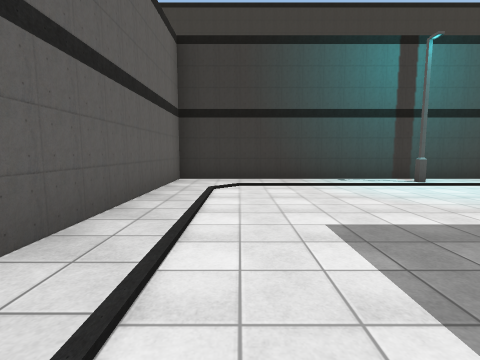
view 1 (above)

24 first-person views from a walk through a 3-D level made in the Unity game engine. The camera is 1.4 m above the floor, tilts 6° down and sees 85° across. The floor is counted in squares, 2 m on a side. Each view is taken from the middle of a square. On the plan, view 1 faces up. The plan holds only what a view shows up to about 9 squares ahead; the rest is blank. The place goes on beyond the plan. Some surface patterns are stand-ins.

view 2
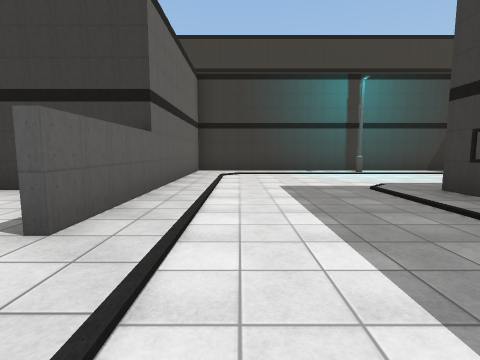

view 3
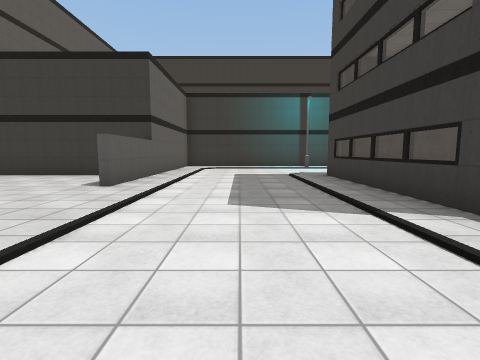

view 4
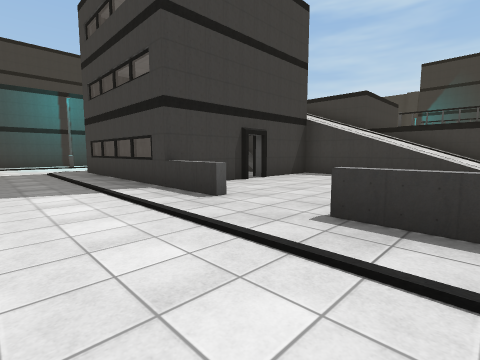

view 5
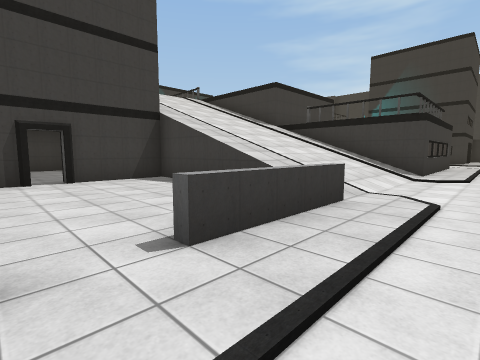

view 6
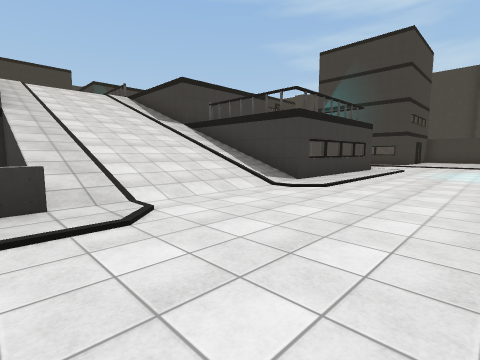

view 7
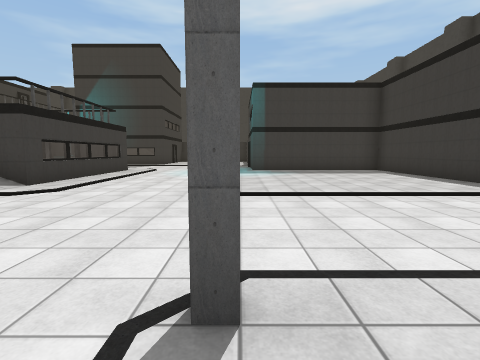

view 8
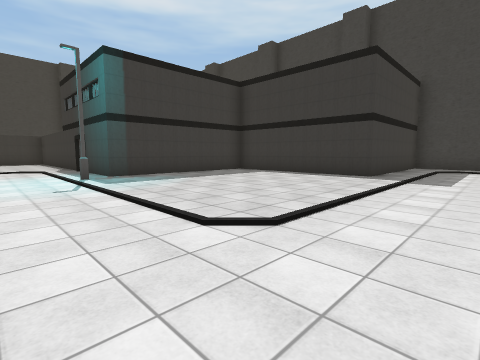

view 9
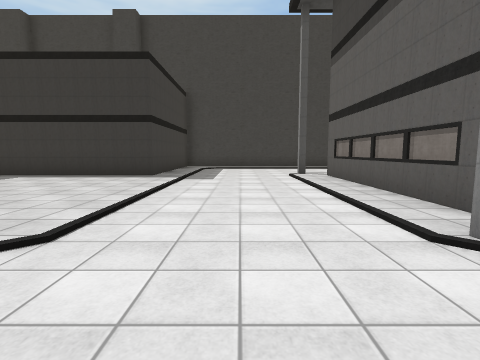

view 10
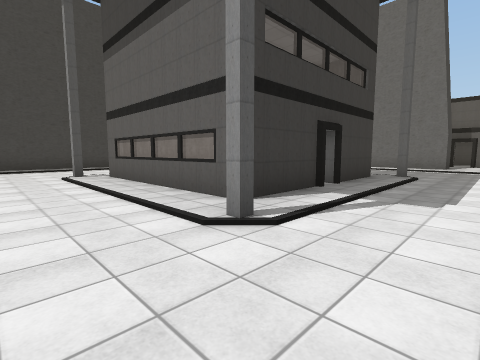

view 11
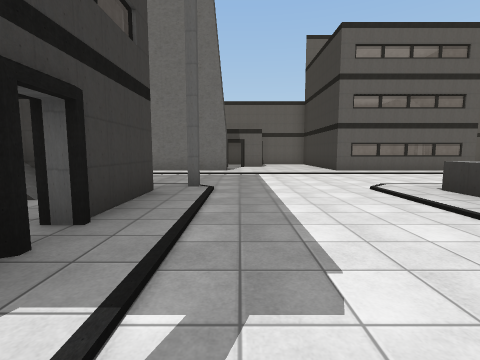

view 12
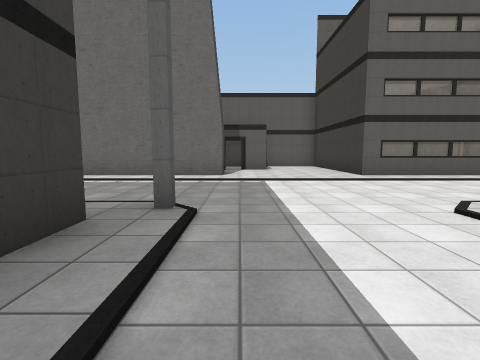

view 13
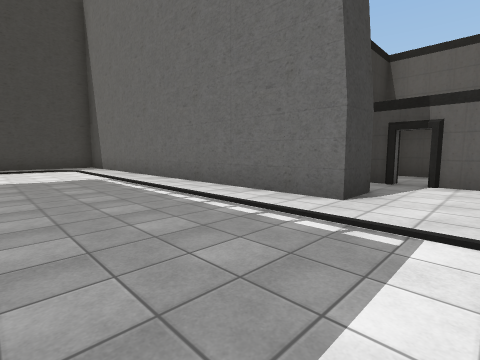

view 14
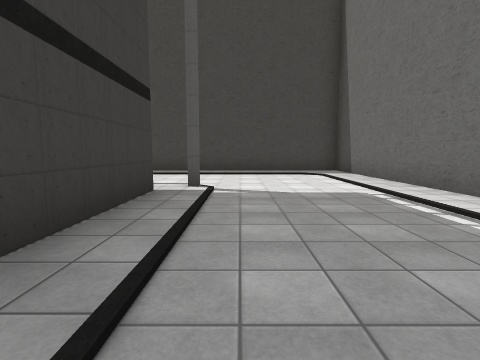

view 15
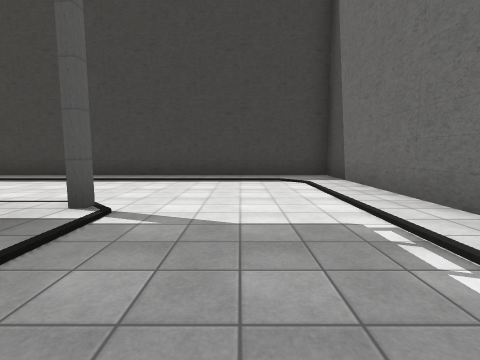

view 16
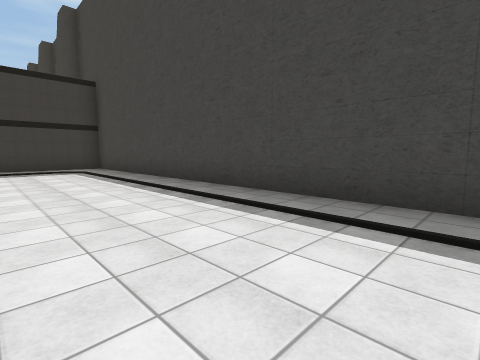

view 17
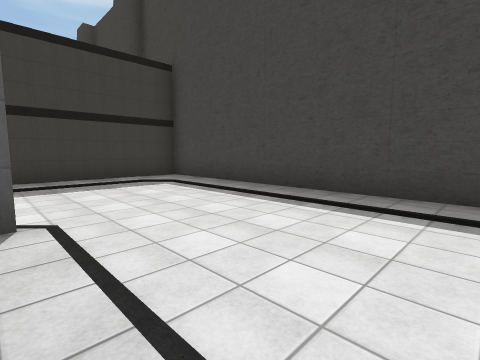

view 18
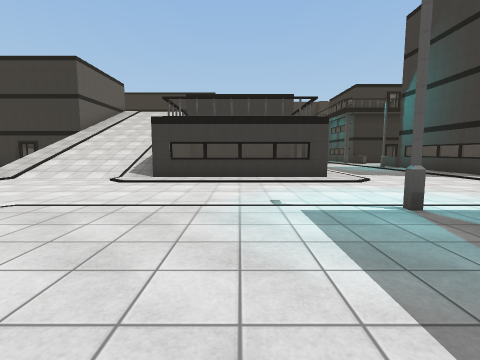

view 19
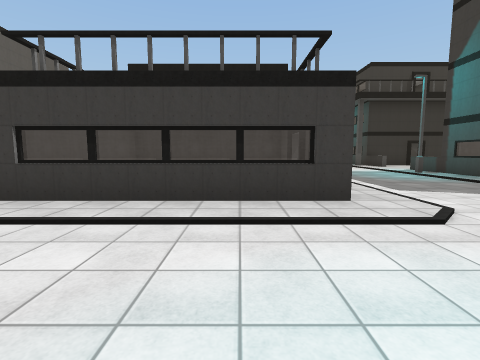

view 20
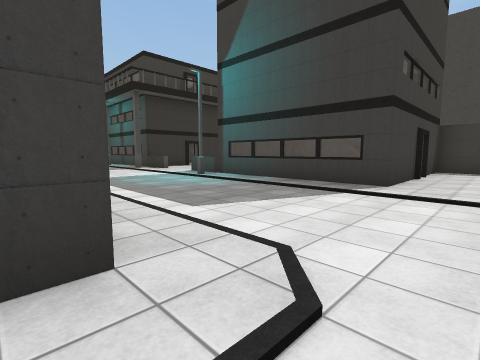

view 21
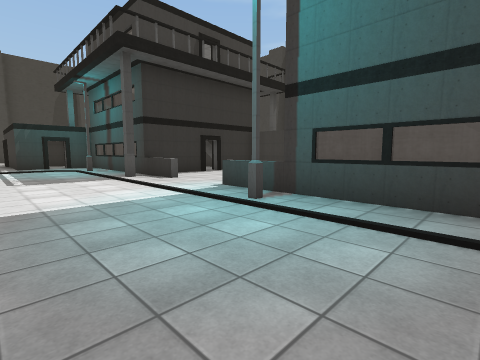

view 22
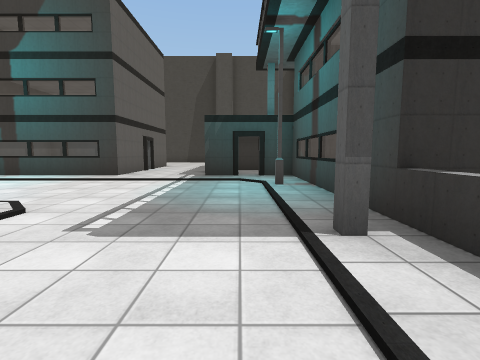

view 23
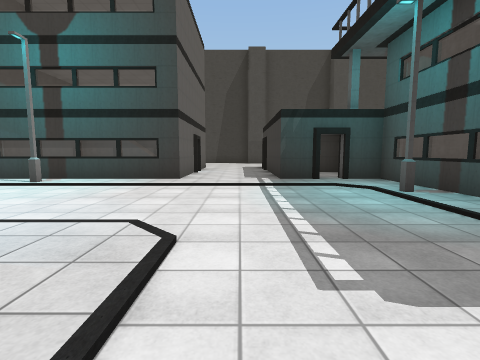

view 24
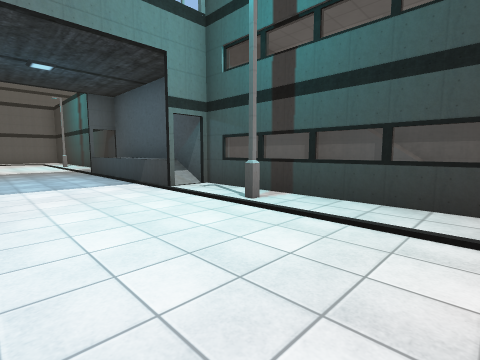

### Floor plan
Key: @ floor where view 1 was taken; # wall or solid block; . main floor; : floor 1 m higher than the main floor; / step, stairs or slope; = window, fence, low wall or low ledge; ^ raised ledge; S streetlight.
Columns run from 5 left of view 1 to 24 right of it. Each row starts with its distance up from view 1.
 11                    #####
 10                   #
  9                   #     ..# #
  8                   #    #..# #
  7    #########  ##########..###
  6    #.....S..  /:::/.S....... #
  5    #.........................#
  4    #........................S#
  3    #.......  ................#
  2 ####......             .....##
  1 ...#.....####           ....#.
  0 ...#.@...# .. =          .....
 -1  ........# .. //         .....
 -2   .......# .  ///        .....
 -3    ......##.##////       ....^
 -4     .....^..../////      ...S#
 -5    #........../////#     ....#
 -6    #......... /////#    .....#
 -7    #......... /////#   #.....#
 -8   ##.....^..^^/////#####.....#
 -9   ............................
-10   ............................
-11  #.........................
-12  #.........................
-13  #.#....#.....#........S..#
-14    #.....##.##..........#
-15    #.....#.  #..........
-16    #.....#   #..........
-17    #.....#   #.........
-18    #.... #####..... ####
-19    #...... ..#.....#
-20    #...............#
-21    #...............#
-22    #...............#
-23    #...............#
-24    #################

Positions as (right, up) in squares from view 1, and headings:
1: (0, 0), facing up
2: (0, -3), facing up
3: (1, -6), facing up
4: (1, -8), facing up-right
5: (5, -10), facing up-right
6: (8, -12), facing up-right
7: (8, -13), facing right
8: (11, -11), facing down-right
9: (11, -11), facing down
10: (11, -11), facing down-left
11: (8, -12), facing left
12: (6, -12), facing left
13: (2, -11), facing down-left
14: (2, -14), facing down
15: (1, -16), facing down
16: (2, -20), facing down-right
17: (6, -19), facing down-right
18: (16, -16), facing up
19: (17, -12), facing up
20: (18, -10), facing up-right
21: (20, -6), facing up-right
22: (22, -1), facing up
23: (20, 0), facing up
24: (18, 3), facing up-left
